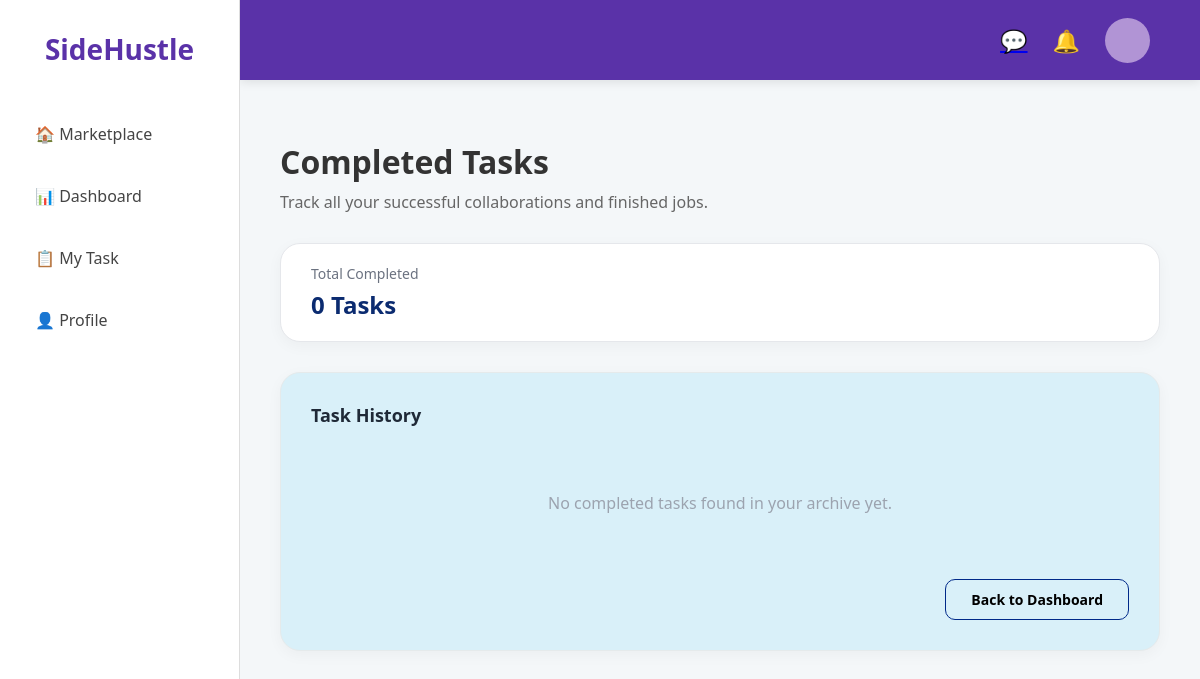
/completed_tasks (signed in), run on an earlier commit of the app's database.
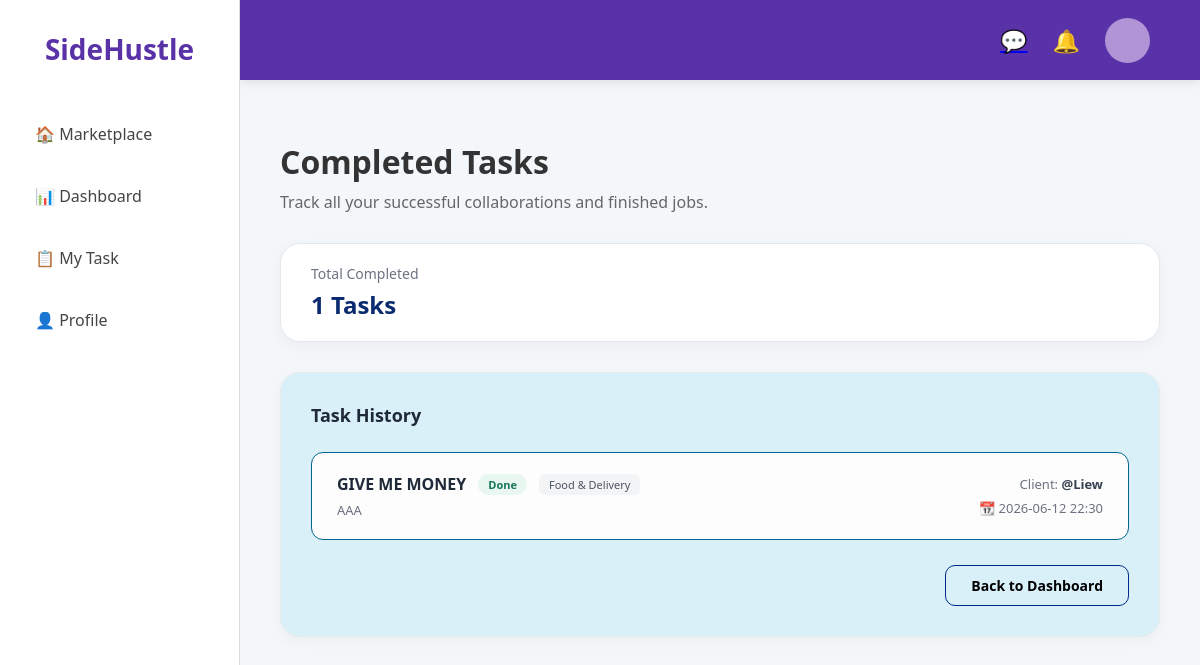
And on a later commit of the database.
### app.py (models this page shows, shortened)
class Task(db.Model):
    id = db.Column(db.Integer, primary_key=True)
    title = db.Column(db.String(100), nullable=False)
    price = db.Column(db.Float, nullable=False)
    description = db.Column(db.Text, nullable=False)
    category = db.Column(db.String(50), nullable=False)
    status = db.Column(db.String(20), default='Available')
    user = db.Column(db.String(50))
    tasker = db.Column(db.String(50))
    deadline = db.Column(db.String(50))
    capacity = db.Column(db.Integer, default=1)
    progress = db.Column(db.Integer, default=0)
    urgent = db.Column(db.Boolean, default=False)
    is_negotiable = db.Column(db.Boolean, default=False)
    def get_hired_usernames(self):
        hired_apps = Application.query.filter_by(task_id=self.id, status='Hired').all()
        return [app.applicant_username for app in hired_apps]

### app.py (the view)
@app.route('/completed_tasks')
def completed_tasks():
    if 'user_id' not in session:
        return redirect(url_for('login'))
    user = db.session.get(User, session['user_id'])
    hired_apps = Application.query.filter_by(
        applicant_username=user.username, status='Hired'
    ).all()
    hired_task_ids = [app_record.task_id for app_record in hired_apps]
    done_tasks = Task.query.filter(
        Task.id.in_(hired_task_ids),
        Task.status == 'Completed'
    ).all()
    for task in done_tasks:
        earning_record = Earning.query.filter_by(
            user_id=user.id,
            activity=f"Completed Task: {task.title}"
        ).first()
        if earning_record:
            task.completed_time = earning_record.timestamp.strftime('%Y-%m-%d %H:%M')
        else:
            task.completed_time = "Recently"
        hired_usernames = task.get_hired_usernames()
        task.finish_with_usernames = [
            username for username in hired_usernames
            if username != user.username
        ] if len(hired_usernames) > 1 else []
    return render_template('completed_tasks.html', user=user, tasks=done_tasks)

### app.py (called while the page is built, shortened)
@app.template_filter('time_ago')
def time_ago(value):
    if not value:
        return "Just Now"
    now = datetime.now()
    diff = now - value
    second_diff = diff.seconds
    day_diff = diff.days
    if day_diff < 0:
        return "Just Now"
    if day_diff == 0:
        if second_diff < 10:
            return "Just Now"
        if second_diff < 60:
            return f"{second_diff} seconds ago"
        if second_diff < 120:
            return "a minute ago"
        if second_diff < 3600:
            return f"{second_diff // 60} minutes ago"
        if second_diff < 7200:
            return "an hour ago"
        if second_diff < 86400:
            return f"{second_diff // 3600} hours ago"

@app.context_processor
def inject_notifications():
    if 'user_id' in session:
        current_user = User.query.get(session['user_id'])
        if current_user:
            user_notifications = Notification.query.filter_by(
                user_id=current_user.id
            ).order_by(Notification.id.desc()).limit(5).all()
            return dict(notifications=user_notifications)
        else:
            session.pop('user_id', None)
    return dict(notifications=[])

### templates/completed_tasks.html (shortened to what this page needs)
{% extends "base.html" %}
{% block extra_head %}
<link rel="stylesheet" href="{{ url_for('static', filename='dashboard.css') }}">
{% endblock %}
{% block content %}
<main style="padding: 20px 0;">
    <div style="margin-bottom: 30px;">
        <h1 style="font-size: 32px; font-weight: 800; margin: 0 0 8px 0;">Completed Tasks</h1>
        <p style="color: #666; margin: 0;">Track all your successful collaborations and finished jobs.</p>
    </div>
    <div style="display: flex; gap: 20px; margin-bottom: 30px;">
        <div style="background: #ffffff; border-radius: 20px; padding: 20px 30px; box-shadow: 0 4px 15px rgba(0, 0, 0, 0.04); flex: 1; border: 1px solid #e5e7eb;">
            <p style="color: #6b7280; font-size: 14px; margin: 0 0 5px 0;">Total Completed</p>
            <h3 style="font-size: 24px; color: #0b2b70; font-weight: 700; margin: 0;">{{ tasks|length }} Tasks</h3>
        </div>
    </div>
    <div class="history-card">
        <div style="display: flex; justify-content: space-between; align-items: center; margin-bottom: 25px;">
            <h2 style="font-size: 18px; color: #1f2937; font-weight: 600; margin: 0;">Task History</h2>
        </div>
        <div class="history-list">
            {% for task in tasks|reverse %}
            <div class="task-item">
                <div class="task-left">
                    <div class="task-header">
                        <span class="task-title">{{ task.title }}</span>
                        <span class="status-badge">Done</span>
                        <span class="category-badge">{{ task.category }}</span>
                    </div>
                    {% if task.description %}
                    <div class="task-desc">
                        {{ task.description }}
                    </div>
                    {% endif %}
                </div>
                <div class="task-right">
                    <span class="client-info">Client: <strong>@{{ task.user }}</strong></span>
                    {% if task.completed_time %}
                    <span class="task-time">
                        📆 {{ task.completed_time }}
                    </span>
                    {% endif %}
                </div>
            </div>
            {% else %}
            <div style="text-align: center; padding: 40px; color: #9ca3af;">
                <p>No completed tasks found in your archive yet.</p>
            </div>
            {% endfor %}
        </div>
        <div style="text-align: right; margin-top: 25px;">
            <a href="{{ url_for('dashboard') }}" class="btn-back">
                Back to Dashboard
            </a>
        </div>
    </div>
</main>
{% endblock %}

What changed in the data, as far as the page shows it:
added Task: title "GIVE ME MONEY", category "Food & Delivery", description "AAA", user "Liew", completed_time "2026-06-12 22:30"
Also different on the page:
{{ tasks|length }}: "0" → "1"
text no longer shown: "No completed tasks found in your archive yet."
